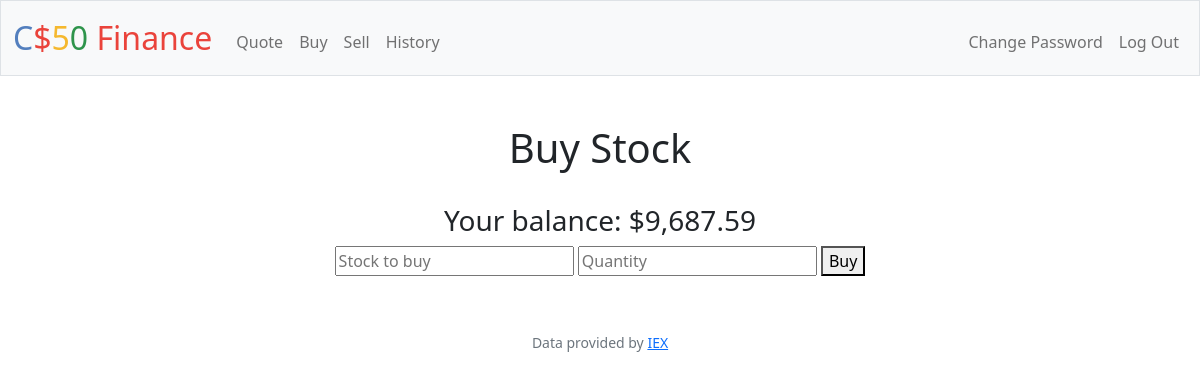
The page /buy (signed in) on the database as committed earlier.
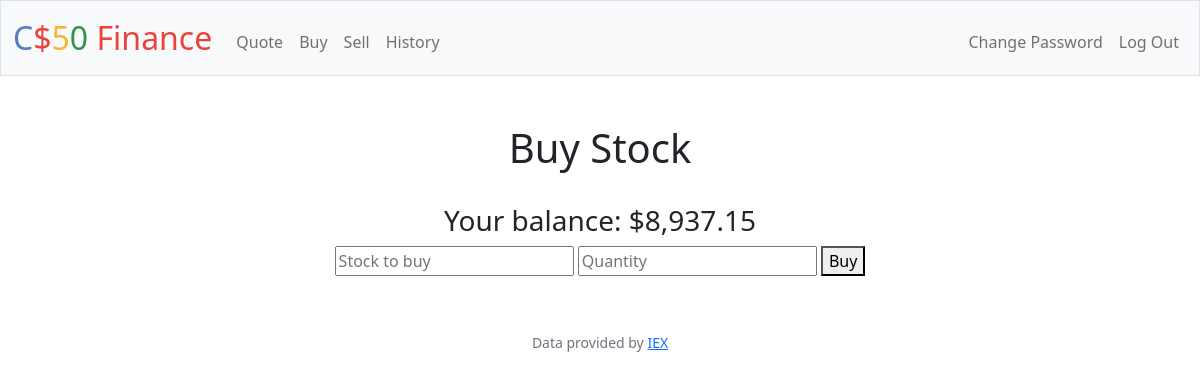
The same page on the database as committed later.
### tables this page shows
CREATE TABLE users (id INTEGER PRIMARY KEY AUTOINCREMENT NOT NULL, username TEXT NOT NULL, hash TEXT NOT NULL, cash NUMERIC NOT NULL DEFAULT 10000.00);

### app.py (the view)
@app.route("/buy", methods=["GET", "POST"])
@login_required
def buy():
    balance = db.execute(
        "SELECT cash FROM users WHERE id = ?", session["user_id"])
    """Buy shares of stock"""
    if request.method == "POST":
        stock = lookup(request.form.get("symbol"))
        if stock:
            price = float(stock["price"])
            quantity = request.form.get("shares")
            if not quantity.isdigit():
                return apology("Buy not")
            cost = price * int(quantity)
            print(balance)
            if not cost < float(balance[0]["cash"]):
                return apology("Not enough funds")
            new_balance = float(balance[0]["cash"]) - cost
            stock_check = db.execute(
                "SELECT stock FROM stocks WHERE stock = ? AND person_id =?", stock["symbol"].upper(), session["user_id"])
            db.execute("UPDATE users SET cash = ? where id = ?",
                       new_balance, session["user_id"])
            if not stock_check:
                db.execute("INSERT INTO stocks (stock, person_id, quantity) VALUES(?, ?, ?)",
                           stock["symbol"].upper(), session["user_id"], int(quantity))
                return render_template("buy.html", cash=new_balance)
            current = db.execute("SELECT quantity FROM stocks WHERE stock = ? AND person_id =?",
                                 stock["symbol"].upper(), session["user_id"])
            db.execute("UPDATE stocks set quantity = ? WHERE person_id = ? AND stock = ?", int(
                quantity) + current[0]["quantity"], session["user_id"], stock["symbol"].upper())
            db.execute(
                "INSERT INTO history (date, buysell, person_id, stock, quantity, price) VALUES(DATETIME(), ?, ?, ?, ?, ?)",
                "BUY", session["user_id"], stock["symbol"].upper(), int(quantity), price
            )
            cost = usd(cost)
            credit = usd(new_balance)
            message = f"Sale for {cost} completed {credit} remaining"
            return render_template("buy.html", cash=new_balance, message=message)
        else:
            return apology("Stock does not exist")
    else:
        return render_template("buy.html", cash=balance[0]["cash"])

### app.py (called while the page is built)
@app.after_request
def after_request(response):
    response.headers["Cache-Control"] = "no-cache, no-store, must-revalidate"
    response.headers["Expires"] = 0
    response.headers["Pragma"] = "no-cache"
    return response

### helpers.py (called while the page is built)
def login_required(f):
    @wraps(f)
    def decorated_function(*args, **kwargs):
        if session.get("user_id") is None:
            return redirect("/login")
        return f(*args, **kwargs)
    return decorated_function

def usd(value):
    return f"${value:,.2f}"

### templates/buy.html (shortened to what this page needs)
{% extends "layout.html"%}
{% block main %}
    <h1> Buy Stock </h1>
    <br>
    <form action="/buy" method="post">
        <h3>Your balance: {{ cash | usd }}</h3>
        <input type="text" name="symbol" placeholder="Stock to buy" autofocus autocomplete="off">
        <input type="number" min=0 step=1 name="shares" placeholder="Quantity" autocomplete="off">
        <button type="submit">Buy</button>
    </form>
{% endblock %}

Rows that differ between the two databases and show on the page:
changed users: cash "$9,687.59" → "$8,937.15"
